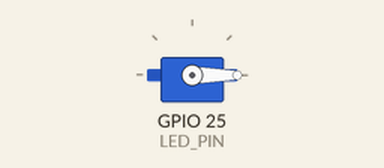
Simulated run of this program. Board: Raspberry Pi (BCM pin numbers). Shown: servo. Servo angles are drawn from the pulse width (0.5 ms = 0°, 2.5 ms = 180°). At 2.0 s the program stops and its outputs stay as they are.

Above: at 0.1 s.
At 1.1 s:
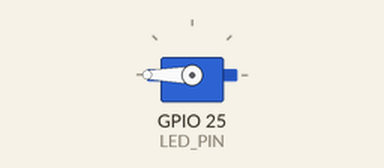
Timing chart, 0 to 2.6 s (numbered marks = the images above):
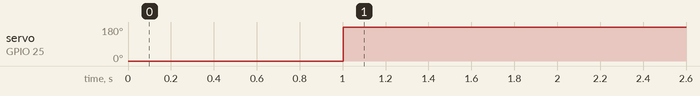

Measured:
- by itself, servo on GPIO 25 (LED_PIN): 0° → 180° at 1.0 s

The program:

gpio_pwm.py
```python
#http://abyz.co.uk/rpi/pigpio/python.html#set_servo_pulsewidth
import time
import pigpio

LED_PIN = 25

#connect to pigpiod daemon
pi = pigpio.pi()

# setup pin as an output
pi.set_mode(LED_PIN, pigpio.OUTPUT)

pi.set_servo_pulsewidth(LED_PIN, 500)
time.sleep(1)
pi.set_servo_pulsewidth(LED_PIN, 2500)
time.sleep(1)

#cleanup
pi.set_mode(LED_PIN, pigpio.INPUT)
#disconnect
pi.stop()
```
